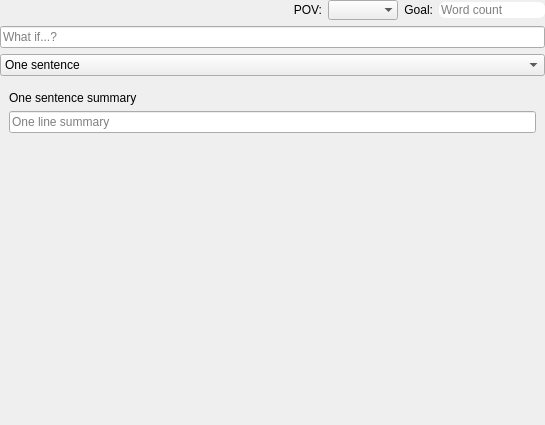
<?xml version="1.0" encoding="UTF-8"?>
<ui version="4.0">
 <class>basicItemView</class>
 <widget class="QWidget" name="basicItemView">
  <property name="geometry">
   <rect>
    <x>0</x>
    <y>0</y>
    <width>400</width>
    <height>425</height>
   </rect>
  </property>
  <property name="windowTitle">
   <string>Form</string>
  </property>
  <layout class="QVBoxLayout" name="verticalLayout">
   <property name="margin">
    <number>0</number>
   </property>
   <item>
    <layout class="QHBoxLayout" name="horizontalLayout_11">
     <item>
      <spacer name="horizontalSpacer_8">
       <property name="orientation">
        <enum>Qt::Horizontal</enum>
       </property>
       <property name="sizeHint" stdset="0">
        <size>
         <width>40</width>
         <height>20</height>
        </size>
       </property>
      </spacer>
     </item>
     <item>
      <widget class="QLabel" name="lblPlanPOV">
       <property name="text">
        <string>POV:</string>
       </property>
       <property name="alignment">
        <set>Qt::AlignRight|Qt::AlignTrailing|Qt::AlignVCenter</set>
       </property>
      </widget>
     </item>
     <item>
      <widget class="cmbOutlineCharacterChoser" name="cmbPOV">
       <property name="frame">
        <bool>false</bool>
       </property>
      </widget>
     </item>
     <item>
      <widget class="QLabel" name="lblGoal">
       <property name="text">
        <string>Goal:</string>
       </property>
       <property name="alignment">
        <set>Qt::AlignRight|Qt::AlignTrailing|Qt::AlignVCenter</set>
       </property>
      </widget>
     </item>
     <item>
      <widget class="lineEditView" name="txtGoal">
       <property name="sizePolicy">
        <sizepolicy hsizetype="Fixed" vsizetype="Fixed">
         <horstretch>0</horstretch>
         <verstretch>0</verstretch>
        </sizepolicy>
       </property>
       <property name="autoFillBackground">
        <bool>false</bool>
       </property>
       <property name="styleSheet">
        <string notr="true">border-radius: 6px;</string>
       </property>
       <property name="frame">
        <bool>false</bool>
       </property>
       <property name="placeholderText">
        <string>Word count</string>
       </property>
      </widget>
     </item>
    </layout>
   </item>
   <item>
    <widget class="lineEditView" name="txtSummarySituation">
     <property name="placeholderText">
      <string>What if...?</string>
     </property>
    </widget>
   </item>
   <item>
    <widget class="QComboBox" name="cmbOutlineSummary">
     <item>
      <property name="text">
       <string>One sentence</string>
      </property>
     </item>
     <item>
      <property name="text">
       <string>One paragraph</string>
      </property>
     </item>
     <item>
      <property name="text">
       <string>One page</string>
      </property>
     </item>
     <item>
      <property name="text">
       <string>Full</string>
      </property>
     </item>
    </widget>
   </item>
   <item>
    <widget class="QStackedWidget" name="tabOutlineSummary">
     <property name="currentIndex">
      <number>0</number>
     </property>
     <widget class="QWidget" name="tabOutlineSummaryPage1">
      <layout class="QVBoxLayout" name="verticalLayout_outl_1">
       <item>
        <widget class="QLabel" name="label_outl_1">
         <property name="text">
          <string>One sentence summary</string>
         </property>
        </widget>
       </item>
       <item>
        <widget class="lineEditView" name="txtSummarySentence">
         <property name="text">
          <string/>
         </property>
         <property name="placeholderText">
          <string>One line summary</string>
         </property>
        </widget>
       </item>
       <item>
        <spacer name="verticalSpacer_outl_1">
         <property name="orientation">
          <enum>Qt::Vertical</enum>
         </property>
         <property name="sizeHint" stdset="0">
          <size>
           <width>20</width>
           <height>40</height>
          </size>
         </property>
        </spacer>
       </item>
      </layout>
     </widget>
     <widget class="QWidget" name="tabOutlineSummaryPage2">
      <layout class="QHBoxLayout" name="horizontalLayout_outl_2">
       <item>
        <layout class="QVBoxLayout" name="verticalLayout_outl_2a">
         <item>
          <widget class="QLabel" name="label_outl_2a">
           <property name="text">
            <string>One sentence summary</string>
           </property>
          </widget>
         </item>
         <item>
          <widget class="lineEditView" name="txtSummarySentence_2">
           <property name="text">
            <string/>
           </property>
           <property name="readOnly">
            <bool>true</bool>
           </property>
           <property name="placeholderText">
            <string>One line summary</string>
           </property>
          </widget>
         </item>
         <item>
          <spacer name="verticalSpacer_outl_2a">
           <property name="orientation">
            <enum>Qt::Vertical</enum>
           </property>
           <property name="sizeHint" stdset="0">
            <size>
             <width>20</width>
             <height>40</height>
            </size>
           </property>
          </spacer>
         </item>
        </layout>
       </item>
       <item>
        <widget class="Line" name="line_outl_2">
         <property name="orientation">
          <enum>Qt::Vertical</enum>
         </property>
        </widget>
       </item>
       <item>
        <layout class="QVBoxLayout" name="verticalLayout_outl_2b">
         <item>
          <widget class="QLabel" name="label_outl_2b">
           <property name="text">
            <string>One paragraph summary</string>
           </property>
          </widget>
         </item>
         <item>
          <widget class="MDEditCompleter" name="txtSummaryPara"/>
         </item>
        </layout>
       </item>
      </layout>
     </widget>
     <widget class="QWidget" name="tabOutlineSummaryPage3">
      <layout class="QHBoxLayout" name="horizontalLayout_outl_3">
       <item>
        <layout class="QVBoxLayout" name="verticalLayout_outl_3a">
         <item>
          <widget class="QLabel" name="label_outl_3a">
           <property name="text">
            <string>One paragraph summary</string>
           </property>
          </widget>
         </item>
         <item>
          <widget class="MDEditCompleter" name="txtSummaryPara_2">
           <property name="readOnly">
            <bool>true</bool>
           </property>
          </widget>
         </item>
        </layout>
       </item>
       <item>
        <widget class="Line" name="line_outl_3">
         <property name="orientation">
          <enum>Qt::Vertical</enum>
         </property>
        </widget>
       </item>
       <item>
        <layout class="QVBoxLayout" name="verticalLayout_outl_3b">
         <item>
          <widget class="QLabel" name="label_outl_3b">
           <property name="text">
            <string>Expand each sentence of your one paragraph summary to a paragraph</string>
           </property>
          </widget>
         </item>
         <item>
          <widget class="MDEditCompleter" name="txtSummaryPage"/>
         </item>
        </layout>
       </item>
      </layout>
     </widget>
     <widget class="QWidget" name="tabOutlineSummaryPage4">
      <layout class="QHBoxLayout" name="horizontalLayout_outl_4">
       <item>
        <layout class="QVBoxLayout" name="verticalLayout_outl_4a">
         <item>
          <widget class="QLabel" name="label_outl_4a">
           <property name="text">
            <string>One page summary</string>
           </property>
          </widget>
         </item>
         <item>
          <widget class="MDEditCompleter" name="txtSummaryPage_2">
           <property name="readOnly">
            <bool>true</bool>
           </property>
          </widget>
         </item>
        </layout>
       </item>
       <item>
        <widget class="Line" name="line_outl_4">
         <property name="orientation">
          <enum>Qt::Vertical</enum>
         </property>
        </widget>
       </item>
       <item>
        <layout class="QVBoxLayout" name="verticalLayout_outl_4b">
         <item>
          <widget class="QLabel" name="label_outl_4b">
           <property name="text">
            <string>Full summary</string>
           </property>
          </widget>
         </item>
         <item>
          <widget class="MDEditCompleter" name="txtSummaryFull"/>
         </item>
        </layout>
       </item>
      </layout>
     </widget>
    </widget>
   </item>
  </layout>
 </widget>
 <customwidgets>
  <customwidget>
   <class>MDEditCompleter</class>
   <extends>QTextEdit</extends>
   <header>manuskript.ui.views.MDEditCompleter.h</header>
  </customwidget>
  <customwidget>
   <class>cmbOutlineCharacterChoser</class>
   <extends>QComboBox</extends>
   <header>manuskript.ui.views.cmbOutlineCharacterChoser.h</header>
  </customwidget>
  <customwidget>
   <class>lineEditView</class>
   <extends>QLineEdit</extends>
   <header>manuskript.ui.views.lineEditView.h</header>
  </customwidget>
 </customwidgets>
 <resources/>
 <connections>
  <connection>
   <sender>cmbOutlineSummary</sender>
   <signal>currentIndexChanged(int)</signal>
   <receiver>tabOutlineSummary</receiver>
   <slot>setCurrentIndex(int)</slot>
  </connection>
  <connection>
   <sender>tabOutlineSummary</sender>
   <signal>currentChanged(int)</signal>
   <receiver>cmbOutlineSummary</receiver>
   <slot>setCurrentIndex(int)</slot>
  </connection>
 </connections>
</ui>
